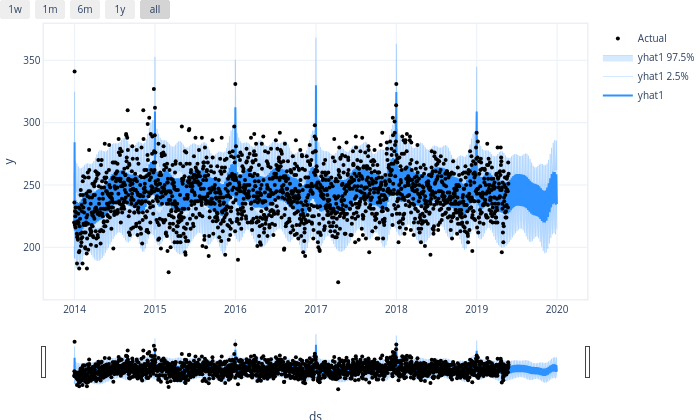

Notebook code for this chart:
### Code cell
m2.plot(forecast[forecast["ID"] == "Cornwall"])

### Figure 1 — Plotly figure (JSON) as saved in the notebook; plotly's stock layout.template omitted (floating-point values rounded to 4 significant figures; data arrays with more than 128 entries replaced by an {"elided": "..."} marker saying what was removed)
{"data": [{"fill": "none", "line": {"color": "rgba(45, 146, 255, 1.0)", "width": 2}, "mode": "lines", "name": "yhat1", "type": "scatter", "x": {"elided": "2193 str values"}, "y": {"elided": "2193 float values"}}, {"fillcolor": "rgba(45, 146, 255, 0.2)", "line": {"color": "rgba(45, 146, 255, 0.2)", "width": 1}, "mode": "lines", "name": "yhat1 2.5%", "type": "scatter", "x": {"elided": "2193 str values"}, "y": {"elided": "2193 float values"}}, {"fill": "tonexty", "fillcolor": "rgba(45, 146, 255, 0.2)", "line": {"color": "rgba(45, 146, 255, 0.2)", "width": 1}, "mode": "lines", "name": "yhat1 97.5%", "type": "scatter", "x": {"elided": "2193 str values"}, "y": {"elided": "2193 float values"}}, {"marker": {"color": "black", "size": 4}, "mode": "markers", "name": "Actual", "type": "scatter", "x": {"elided": "2193 str values"}, "y": {"elided": "2193 float values"}}], "layout": {"autosize": true, "font": {"size": 10}, "height": 420, "hovermode": "x unified", "margin": {"b": 0, "l": 0, "pad": 0, "r": 10, "t": 10}, "showlegend": true, "title": {"font": {"size": 12}}, "width": 700, "xaxis": {"linewidth": 1.5, "mirror": true, "rangeselector": {"buttons": [{"count": 7, "label": "1w", "step": "day", "stepmode": "backward"}, {"count": 1, "label": "1m", "step": "month", "stepmode": "backward"}, {"count": 6, "label": "6m", "step": "month", "stepmode": "backward"}, {"count": 1, "label": "1y", "step": "year", "stepmode": "backward"}, {"step": "all"}]}, "rangeslider": {"visible": true}, "showline": true, "title": {"text": "ds"}, "type": "date"}, "yaxis": {"linewidth": 1.5, "mirror": true, "showline": true, "title": {"text": "y"}}}}
